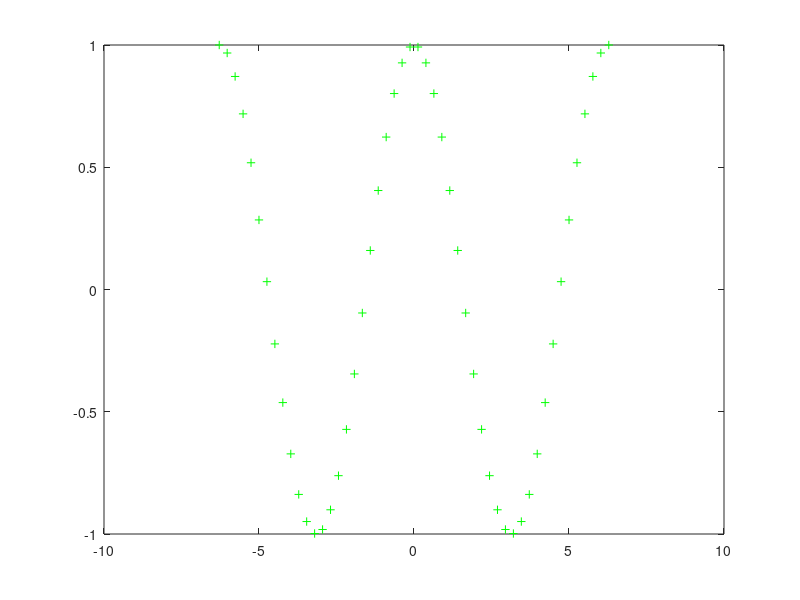

The MATLAB script that drew this image:
color = input('Enter a char for color: ', 's');
x = linspace(-2*pi, 2*pi, 50);
y = cos(x);
if color == 'r'
    plot(x,y,'r*')
else
    plot(x,y,'g+')
end